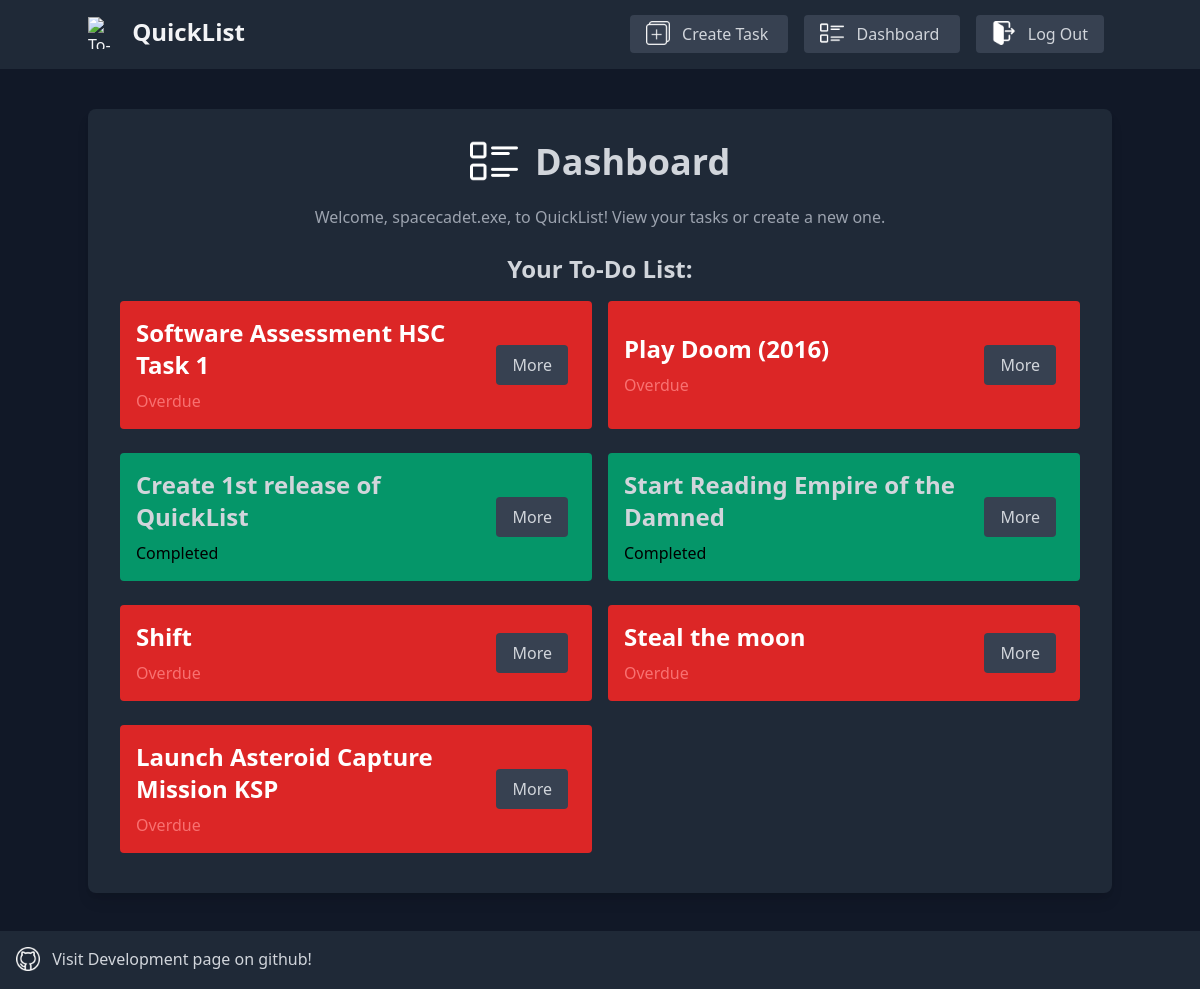
The page /dashboard (signed in) on the database as committed earlier.
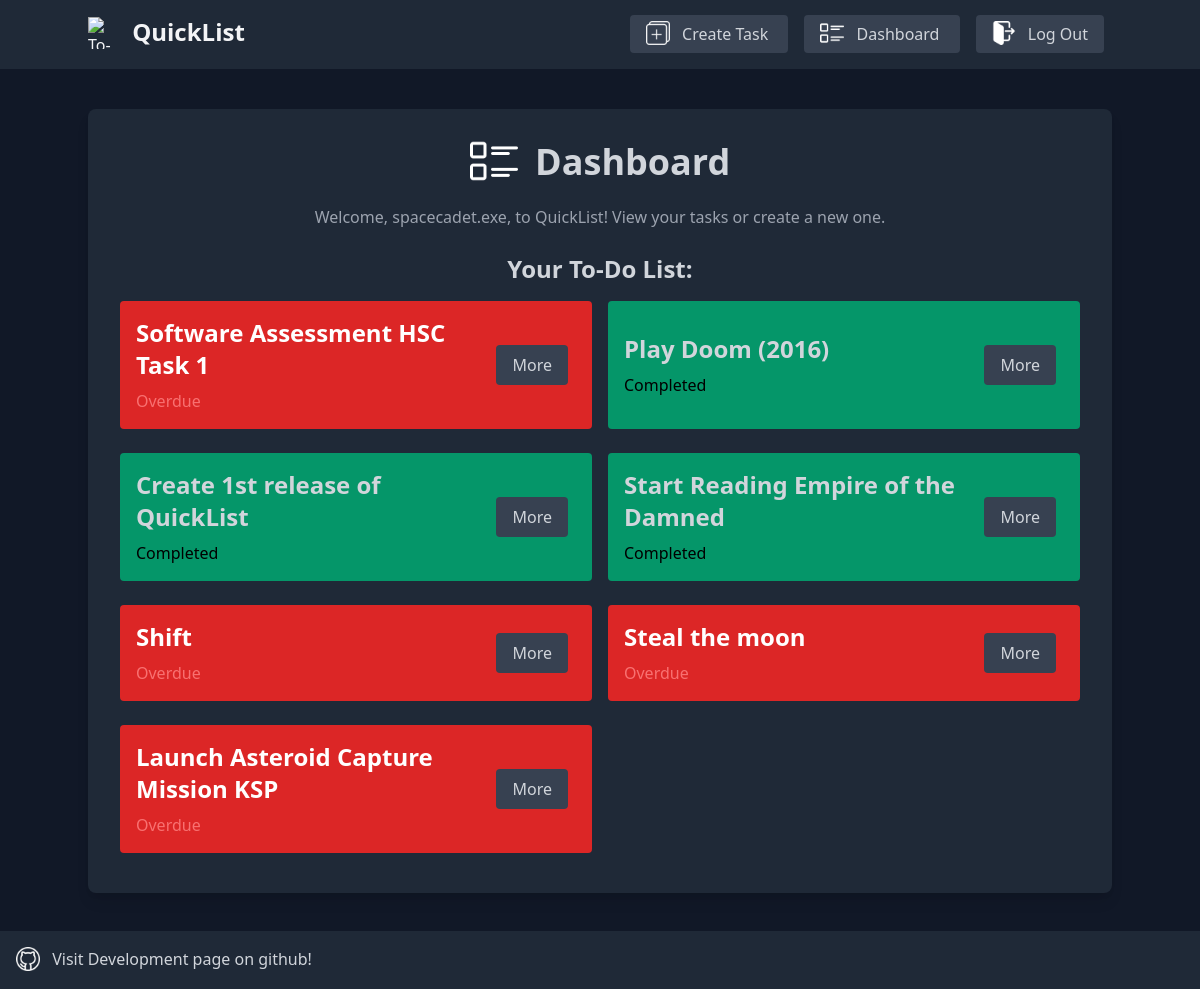
The same page on the database as committed later.
### setup_db.py (models this page shows)
class ToDo(Base):# ToDo model
    __tablename__ = 'todos'
    id = Column(Integer, primary_key=True)
    title = Column(String, nullable=False)
    category = Column(String, nullable=False)
    date = Column(DateTime, nullable=False)
    description = Column(String, nullable=True)
    done = Column(Boolean, default=False, nullable=False)
    user_id = Column(Integer, ForeignKey('users.id'), nullable=False)
    user = relationship("User", back_populates="todos")

### app.py (the view)
@app.route('/dashboard')# Define the dashboard route
def dashboard():
    if "user_id" not in session:# Check if the user is logged in
        flash("You need to login first", "warning")
        return redirect(url_for('login'))  # Redirect to the login page if the user is not logged in
    if 'first_login' in session and session['first_login']:# Check if it's the first time visiting the dashboard after login or logout
        flash("Welcome back, {}!".format(session["username"]), "info")
        session['first_login'] = False  # Set 'first_login' to False after showing the message
    todos = db_session.query(ToDo).filter(ToDo.user_id == session["user_id"]).all()# Get all tasks associated with the current user
    return render_template('dashboard.html', user_id=session["user_id"], username=session["username"], todos = todos)# Render the dashboard page and store the current user's id and username in the session

### app.py (called while the page is built)
@app.template_filter('days_left')# Custom Jinja filter to calculate the number of days left for a task
def days_left(due_date):
    today = datetime.now()  # Get today's date and time
    delta = due_date - today  # Calculate the difference
    if delta.days > 0:  # If the due date is in the future
        return delta.days  # Return the number of days left
    elif delta.days+1 == 0:  # If the due date is today
        return "Today"
    else:  # If the task is overdue
        return "Overdue"

### templates/dashboard.html (shortened to what this page needs)
<!DOCTYPE html>
<html lang="en">
    <head>
        <link href="{{ url_for('static', filename='styles/styles.css') }}" rel="stylesheet">
    </head>
    <body class="bg-gray-900 text-gray-300">
        <header class="bg-gray-800 text-gray-100 p-4">
            <div class="container mx-auto flex justify-between items-center">
                <a href="/dashboard">
                    <img src="/static/images/icon.png" alt="To-Do List Icon" class="h-8 w-8 inline-block mr-2" style="transform: translateY(-4px);">
                    <h1 class="text-2xl font-bold inline-block align-baseline">QuickList</h1>
                </a>
                <nav>
                    <a href="/create" class="bg-gray-700 text-gray-300 hover:bg-gray-600 active:bg-gray-500 mx-2 px-4 py-2 rounded">
                        <img src="/static/images/create.png" alt="Create Task Icon" class="h-6 w-6 inline-block mr-2" style="transform: translateY(-2px);">
                        Create Task
                    </a>
                    <a href="/dashboard" class="bg-gray-700 text-gray-300 hover:bg-gray-600 active:bg-gray-500 mx-2 px-4 py-2 rounded">
                        <img src="/static/images/dashboard.png" alt="Dashboard Icon" class="h-6 w-6 inline-block mr-2" style="transform: translateY(-2px);">
                        Dashboard
                    </a>
                    <a href="/logout" class="bg-gray-700 text-gray-300 hover:bg-gray-600 active:bg-gray-500 mx-2 px-4 py-2 rounded">
                        <img src="/static/images/logout.png" alt="Log Out Icon" class="h-6 w-6 inline-block mr-2" style="transform: translateY(-2px);">
                        Log Out
                    </a>
                </nav>
            </div>
        </header>
        <main class="container mx-auto mt-10">
            <div class="bg-gray-800 p-8 rounded-lg shadow-lg">
                <h2 class="text-4xl font-bold mb-4 text-center">
                    <img src="/static/images/dashboard.png" alt="Dashboard Icon" class="h-12 w-12 inline-block mr-2" style="transform: translateY(-4px);">
                    Dashboard
                </h2>
                <p class="text-gray-400 text-center">Welcome, {{ username }}, to QuickList! View your tasks or create a new one.</p>
                <br>
                <h3 class="text-2xl font-bold mb-4 text-center">Your To-Do List:</h3>
                <ul class="grid grid-cols-1 sm:grid-cols-2 gap-4">
                    {% for todo in todos %}
                    <li class="flex justify-between items-center
                        {% if todo.done == False and todo.date|days_left == 'Overdue' %}
                            bg-red-600 text-white animate-pulse
                        {% elif todo.done == False and todo.date|days_left == 'Today' %}
                            border-4 border-yellow-400 bg-gray-600
                        {% elif todo.done == True %}
                            bg-green-600 text-gray-300
                        {% else %}
                            bg-gray-600 text-gray-300
                        {% endif %}
                        p-4 rounded mb-2">
                        <div class="flex flex-col">
                            <h4 class="text-2xl font-bold mb-2">{{ todo.title }}</h4>
                            <p class="text-gray-400">
                                {% if todo.date|days_left == 'Overdue' and todo.done == False %}
                                    <span class="text-red-400">Overdue</span>
                                {% elif todo.date|days_left == 'Today' and todo.done == True %}
                                <span class="text-black">Completed</span>
                                {% elif todo.date|days_left == 'Today' and todo.done == False %}
                                    <span class="text-yellow-400">Due Today</span>
                                {% elif todo.date|days_left == 'Overdue' and todo.done == True %}
                                    <span class="text-black">Completed</span>
                                {% else %}
                                    <span class="text-gray-400">Due in {{ todo.date|days_left }} day(s)</span>
                                {% endif %}
                            </p>
                        </div>
                        <div class="flex space-x-2">
                            <a href="/task/{{ todo.id }}"
                               class="bg-gray-700 text-gray-300 hover:bg-gray-600 active:bg-gray-500 mx-2 px-4 py-2 rounded">
                                More
                            </a>
                        </div>
                    </li>
                    {% endfor %}
                </ul>
            </div>
            <br>
            <br>
            <br>
            <br>
        </main>
    </body>
    <footer class="bg-gray-800 text-gray-100 p-4 mt-10 fixed bottom-0 w-full">
        <p>
            <a href="https://github.com/Space-Cadet-Stuff/To-do-Program" class="text-gray-300 hover:text-gray-400">
                <img src="/static/images/github.png" alt="GitHub Icon" class="h-6 w-6 inline-block mr-2" style="transform: translateY(-2px);"> Visit Development page on github!
            </a>
        </p>
    </footer>
</html>

Rows that differ between the two databases and show on the page:
changed ToDo "Play Doom (2016)": done "Overdue" → "Completed"
